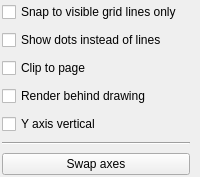
<?xml version="1.0" encoding="UTF-8"?>
<ui version="4.0">
  <class>GridOptionsForm</class>
  <widget class="QWidget" name="GridOptionsForm">
    <layout class="QVBoxLayout" name="optionsLayout">
      <property name="leftMargin">
        <number>2</number>
      </property>
      <property name="topMargin">
        <number>2</number>
      </property>
      <property name="rightMargin">
        <number>10</number>
      </property>
      <property name="bottomMargin">
        <number>2</number>
      </property>
      <property name="spacing">
        <number>8</number>
      </property>
      <item>
        <widget class="QCheckBox" name="snapVisibleCheck">
          <property name="text">
            <string>Snap to visible grid lines only</string>
          </property>
        </widget>
      </item>
      <item>
        <widget class="QCheckBox" name="dottedCheck">
          <property name="text">
            <string>Show dots instead of lines</string>
          </property>
        </widget>
      </item>
      <item>
        <widget class="QCheckBox" name="clipToPageCheck">
          <property name="text">
            <string>Clip to page</string>
          </property>
        </widget>
      </item>
      <item>
        <widget class="QCheckBox" name="behindDrawingCheck">
          <property name="toolTip">
            <string>If set, the grid is rendered behind the drawing. Otherwise, it is rendered on top of it.</string>
          </property>
          <property name="text">
            <string>Render behind drawing</string>
          </property>
        </widget>
      </item>
      <item>
        <widget class="QCheckBox" name="angleYVerticalCheck">
          <property name="toolTip">
            <string>If set, y-axis will be vertical. Otherwise, it will be calculated from x and z angles.</string>
          </property>
          <property name="text">
            <string>Y axis vertical</string>
          </property>
        </widget>
      </item>
      <item>
        <widget class="QFrame" name="swapAxesSeparator">
          <property name="frameShape">
            <enum>QFrame::HLine</enum>
          </property>
          <property name="frameShadow">
            <enum>QFrame::Sunken</enum>
          </property>
        </widget>
      </item>
      <item>
        <widget class="QPushButton" name="swapAxesButton">
          <property name="toolTip">
            <string>Swap axonometric grid axes</string>
          </property>
          <property name="text">
            <string>Swap axes</string>
          </property>
        </widget>
      </item>
    </layout>
  </widget>
</ui>
